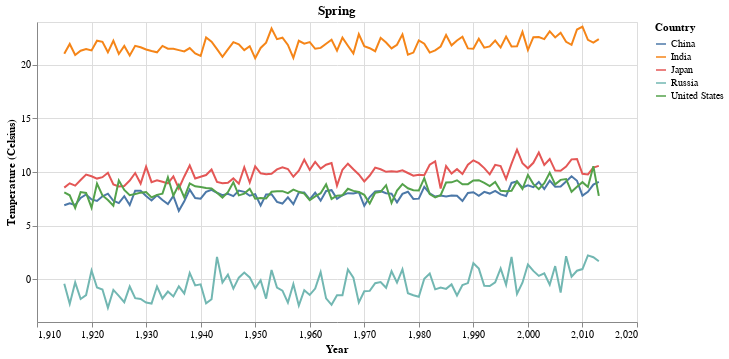

The code cell stored with this chart in its notebook:
### Code cell
create_chart(top_collapsed[top_collapsed['season'] == 'spring'], 'Spring')

### Figure 1 — Vega-Lite specification as saved in the notebook (floating-point values rounded to 4 significant figures; data arrays with more than 128 entries replaced by an {"elided": "..."} marker saying what was removed)
{"config": {"view": {"continuousWidth": 400, "continuousHeight": 300}}, "data": {"name": "data-a43c5fc64811143374f600bd7796030b"}, "mark": "line", "encoding": {"color": {"field": "country", "title": "Country", "type": "nominal"}, "tooltip": [{"field": "year", "type": "quantitative"}, {"field": "averagetemperature", "type": "quantitative"}, {"field": "country", "type": "nominal"}], "x": {"field": "year", "title": "Year", "type": "quantitative"}, "y": {"field": "averagetemperature", "scale": {"zero": false}, "title": "Temperature (Celsius)", "type": "quantitative"}}, "height": 300, "title": "Spring", "width": 600, "$schema": "https://vega.github.io/schema/vega-lite/v4.17.0.json", "datasets": {"data-a43c5fc64811143374f600bd7796030b": {"elided": "495 records"}}}
